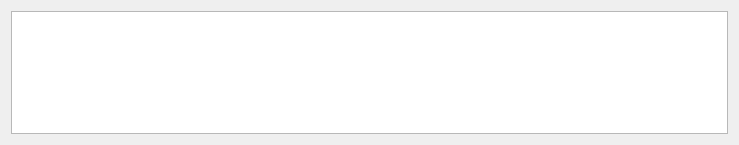
<?xml version="1.0" encoding="UTF-8"?>
<ui version="4.0">
 <class>DetalheIndicador</class>
 <widget class="QDialog" name="DetalheIndicador">
  <property name="geometry">
   <rect>
    <x>0</x>
    <y>0</y>
    <width>739</width>
    <height>145</height>
   </rect>
  </property>
  <property name="windowTitle">
   <string>Dialog</string>
  </property>
  <layout class="QVBoxLayout" name="verticalLayout">
   <item>
    <widget class="QTableWidget" name="tableWidget_detalhe"/>
   </item>
  </layout>
 </widget>
 <resources/>
 <connections/>
</ui>
